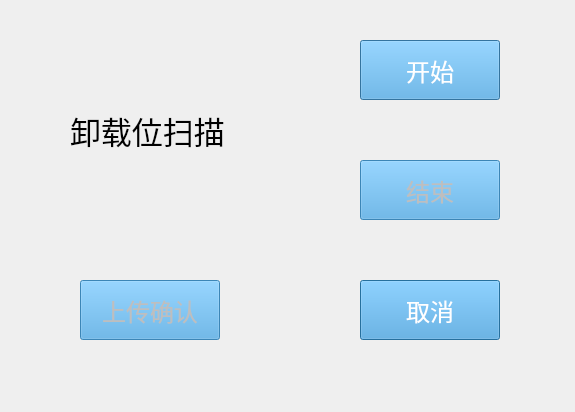
<?xml version="1.0" encoding="UTF-8"?>
<ui version="4.0">
 <class>Dialog_unload_place_scan</class>
 <widget class="QDialog" name="Dialog_unload_place_scan">
  <property name="geometry">
   <rect>
    <x>0</x>
    <y>0</y>
    <width>575</width>
    <height>412</height>
   </rect>
  </property>
  <property name="windowTitle">
   <string>Dialog</string>
  </property>
  <widget class="QPushButton" name="pushButton_cancel">
   <property name="geometry">
    <rect>
     <x>360</x>
     <y>280</y>
     <width>140</width>
     <height>60</height>
    </rect>
   </property>
   <property name="palette">
    <palette>
     <active>
      <colorrole role="Button">
       <brush brushstyle="SolidPattern">
        <color alpha="255">
         <red>73</red>
         <green>163</green>
         <blue>223</blue>
        </color>
       </brush>
      </colorrole>
      <colorrole role="ButtonText">
       <brush brushstyle="SolidPattern">
        <color alpha="255">
         <red>255</red>
         <green>255</green>
         <blue>255</blue>
        </color>
       </brush>
      </colorrole>
      <colorrole role="Base">
       <brush brushstyle="SolidPattern">
        <color alpha="255">
         <red>73</red>
         <green>163</green>
         <blue>223</blue>
        </color>
       </brush>
      </colorrole>
      <colorrole role="Window">
       <brush brushstyle="SolidPattern">
        <color alpha="255">
         <red>73</red>
         <green>163</green>
         <blue>223</blue>
        </color>
       </brush>
      </colorrole>
     </active>
     <inactive>
      <colorrole role="Button">
       <brush brushstyle="SolidPattern">
        <color alpha="255">
         <red>73</red>
         <green>163</green>
         <blue>223</blue>
        </color>
       </brush>
      </colorrole>
      <colorrole role="ButtonText">
       <brush brushstyle="SolidPattern">
        <color alpha="255">
         <red>255</red>
         <green>255</green>
         <blue>255</blue>
        </color>
       </brush>
      </colorrole>
      <colorrole role="Base">
       <brush brushstyle="SolidPattern">
        <color alpha="255">
         <red>73</red>
         <green>163</green>
         <blue>223</blue>
        </color>
       </brush>
      </colorrole>
      <colorrole role="Window">
       <brush brushstyle="SolidPattern">
        <color alpha="255">
         <red>73</red>
         <green>163</green>
         <blue>223</blue>
        </color>
       </brush>
      </colorrole>
     </inactive>
     <disabled>
      <colorrole role="Button">
       <brush brushstyle="SolidPattern">
        <color alpha="255">
         <red>73</red>
         <green>163</green>
         <blue>223</blue>
        </color>
       </brush>
      </colorrole>
      <colorrole role="ButtonText">
       <brush brushstyle="SolidPattern">
        <color alpha="255">
         <red>190</red>
         <green>190</green>
         <blue>190</blue>
        </color>
       </brush>
      </colorrole>
      <colorrole role="Base">
       <brush brushstyle="SolidPattern">
        <color alpha="255">
         <red>73</red>
         <green>163</green>
         <blue>223</blue>
        </color>
       </brush>
      </colorrole>
      <colorrole role="Window">
       <brush brushstyle="SolidPattern">
        <color alpha="255">
         <red>73</red>
         <green>163</green>
         <blue>223</blue>
        </color>
       </brush>
      </colorrole>
     </disabled>
    </palette>
   </property>
   <property name="font">
    <font>
     <pointsize>18</pointsize>
    </font>
   </property>
   <property name="styleSheet">
    <string notr="true">background-color: rgb(73, 163, 223);</string>
   </property>
   <property name="text">
    <string>取消</string>
   </property>
  </widget>
  <widget class="QPushButton" name="pushButton_confirm">
   <property name="enabled">
    <bool>false</bool>
   </property>
   <property name="geometry">
    <rect>
     <x>80</x>
     <y>280</y>
     <width>140</width>
     <height>60</height>
    </rect>
   </property>
   <property name="palette">
    <palette>
     <active>
      <colorrole role="Button">
       <brush brushstyle="SolidPattern">
        <color alpha="255">
         <red>73</red>
         <green>163</green>
         <blue>223</blue>
        </color>
       </brush>
      </colorrole>
      <colorrole role="ButtonText">
       <brush brushstyle="SolidPattern">
        <color alpha="255">
         <red>255</red>
         <green>255</green>
         <blue>255</blue>
        </color>
       </brush>
      </colorrole>
      <colorrole role="Base">
       <brush brushstyle="SolidPattern">
        <color alpha="255">
         <red>73</red>
         <green>163</green>
         <blue>223</blue>
        </color>
       </brush>
      </colorrole>
      <colorrole role="Window">
       <brush brushstyle="SolidPattern">
        <color alpha="255">
         <red>73</red>
         <green>163</green>
         <blue>223</blue>
        </color>
       </brush>
      </colorrole>
     </active>
     <inactive>
      <colorrole role="Button">
       <brush brushstyle="SolidPattern">
        <color alpha="255">
         <red>73</red>
         <green>163</green>
         <blue>223</blue>
        </color>
       </brush>
      </colorrole>
      <colorrole role="ButtonText">
       <brush brushstyle="SolidPattern">
        <color alpha="255">
         <red>255</red>
         <green>255</green>
         <blue>255</blue>
        </color>
       </brush>
      </colorrole>
      <colorrole role="Base">
       <brush brushstyle="SolidPattern">
        <color alpha="255">
         <red>73</red>
         <green>163</green>
         <blue>223</blue>
        </color>
       </brush>
      </colorrole>
      <colorrole role="Window">
       <brush brushstyle="SolidPattern">
        <color alpha="255">
         <red>73</red>
         <green>163</green>
         <blue>223</blue>
        </color>
       </brush>
      </colorrole>
     </inactive>
     <disabled>
      <colorrole role="Button">
       <brush brushstyle="SolidPattern">
        <color alpha="255">
         <red>73</red>
         <green>163</green>
         <blue>223</blue>
        </color>
       </brush>
      </colorrole>
      <colorrole role="ButtonText">
       <brush brushstyle="SolidPattern">
        <color alpha="255">
         <red>190</red>
         <green>190</green>
         <blue>190</blue>
        </color>
       </brush>
      </colorrole>
      <colorrole role="Base">
       <brush brushstyle="SolidPattern">
        <color alpha="255">
         <red>73</red>
         <green>163</green>
         <blue>223</blue>
        </color>
       </brush>
      </colorrole>
      <colorrole role="Window">
       <brush brushstyle="SolidPattern">
        <color alpha="255">
         <red>73</red>
         <green>163</green>
         <blue>223</blue>
        </color>
       </brush>
      </colorrole>
     </disabled>
    </palette>
   </property>
   <property name="font">
    <font>
     <pointsize>18</pointsize>
    </font>
   </property>
   <property name="styleSheet">
    <string notr="true">background-color: rgb(73, 163, 223);</string>
   </property>
   <property name="text">
    <string>上传确认</string>
   </property>
  </widget>
  <widget class="QLabel" name="label">
   <property name="geometry">
    <rect>
     <x>70</x>
     <y>100</y>
     <width>171</width>
     <height>61</height>
    </rect>
   </property>
   <property name="font">
    <font>
     <pointsize>23</pointsize>
    </font>
   </property>
   <property name="text">
    <string>卸载位扫描</string>
   </property>
  </widget>
  <widget class="QPushButton" name="pushButton_start">
   <property name="geometry">
    <rect>
     <x>360</x>
     <y>40</y>
     <width>140</width>
     <height>60</height>
    </rect>
   </property>
   <property name="palette">
    <palette>
     <active>
      <colorrole role="Button">
       <brush brushstyle="SolidPattern">
        <color alpha="255">
         <red>73</red>
         <green>163</green>
         <blue>223</blue>
        </color>
       </brush>
      </colorrole>
      <colorrole role="ButtonText">
       <brush brushstyle="SolidPattern">
        <color alpha="255">
         <red>255</red>
         <green>255</green>
         <blue>255</blue>
        </color>
       </brush>
      </colorrole>
      <colorrole role="Base">
       <brush brushstyle="SolidPattern">
        <color alpha="255">
         <red>73</red>
         <green>163</green>
         <blue>223</blue>
        </color>
       </brush>
      </colorrole>
      <colorrole role="Window">
       <brush brushstyle="SolidPattern">
        <color alpha="255">
         <red>73</red>
         <green>163</green>
         <blue>223</blue>
        </color>
       </brush>
      </colorrole>
     </active>
     <inactive>
      <colorrole role="Button">
       <brush brushstyle="SolidPattern">
        <color alpha="255">
         <red>73</red>
         <green>163</green>
         <blue>223</blue>
        </color>
       </brush>
      </colorrole>
      <colorrole role="ButtonText">
       <brush brushstyle="SolidPattern">
        <color alpha="255">
         <red>255</red>
         <green>255</green>
         <blue>255</blue>
        </color>
       </brush>
      </colorrole>
      <colorrole role="Base">
       <brush brushstyle="SolidPattern">
        <color alpha="255">
         <red>73</red>
         <green>163</green>
         <blue>223</blue>
        </color>
       </brush>
      </colorrole>
      <colorrole role="Window">
       <brush brushstyle="SolidPattern">
        <color alpha="255">
         <red>73</red>
         <green>163</green>
         <blue>223</blue>
        </color>
       </brush>
      </colorrole>
     </inactive>
     <disabled>
      <colorrole role="Button">
       <brush brushstyle="SolidPattern">
        <color alpha="255">
         <red>73</red>
         <green>163</green>
         <blue>223</blue>
        </color>
       </brush>
      </colorrole>
      <colorrole role="ButtonText">
       <brush brushstyle="SolidPattern">
        <color alpha="255">
         <red>190</red>
         <green>190</green>
         <blue>190</blue>
        </color>
       </brush>
      </colorrole>
      <colorrole role="Base">
       <brush brushstyle="SolidPattern">
        <color alpha="255">
         <red>73</red>
         <green>163</green>
         <blue>223</blue>
        </color>
       </brush>
      </colorrole>
      <colorrole role="Window">
       <brush brushstyle="SolidPattern">
        <color alpha="255">
         <red>73</red>
         <green>163</green>
         <blue>223</blue>
        </color>
       </brush>
      </colorrole>
     </disabled>
    </palette>
   </property>
   <property name="font">
    <font>
     <pointsize>18</pointsize>
    </font>
   </property>
   <property name="styleSheet">
    <string notr="true">background-color: rgb(73, 163, 223);</string>
   </property>
   <property name="text">
    <string>开始</string>
   </property>
  </widget>
  <widget class="QPushButton" name="pushButton_end">
   <property name="enabled">
    <bool>false</bool>
   </property>
   <property name="geometry">
    <rect>
     <x>360</x>
     <y>160</y>
     <width>140</width>
     <height>60</height>
    </rect>
   </property>
   <property name="palette">
    <palette>
     <active>
      <colorrole role="Button">
       <brush brushstyle="SolidPattern">
        <color alpha="255">
         <red>73</red>
         <green>163</green>
         <blue>223</blue>
        </color>
       </brush>
      </colorrole>
      <colorrole role="ButtonText">
       <brush brushstyle="SolidPattern">
        <color alpha="255">
         <red>255</red>
         <green>255</green>
         <blue>255</blue>
        </color>
       </brush>
      </colorrole>
      <colorrole role="Base">
       <brush brushstyle="SolidPattern">
        <color alpha="255">
         <red>73</red>
         <green>163</green>
         <blue>223</blue>
        </color>
       </brush>
      </colorrole>
      <colorrole role="Window">
       <brush brushstyle="SolidPattern">
        <color alpha="255">
         <red>73</red>
         <green>163</green>
         <blue>223</blue>
        </color>
       </brush>
      </colorrole>
     </active>
     <inactive>
      <colorrole role="Button">
       <brush brushstyle="SolidPattern">
        <color alpha="255">
         <red>73</red>
         <green>163</green>
         <blue>223</blue>
        </color>
       </brush>
      </colorrole>
      <colorrole role="ButtonText">
       <brush brushstyle="SolidPattern">
        <color alpha="255">
         <red>255</red>
         <green>255</green>
         <blue>255</blue>
        </color>
       </brush>
      </colorrole>
      <colorrole role="Base">
       <brush brushstyle="SolidPattern">
        <color alpha="255">
         <red>73</red>
         <green>163</green>
         <blue>223</blue>
        </color>
       </brush>
      </colorrole>
      <colorrole role="Window">
       <brush brushstyle="SolidPattern">
        <color alpha="255">
         <red>73</red>
         <green>163</green>
         <blue>223</blue>
        </color>
       </brush>
      </colorrole>
     </inactive>
     <disabled>
      <colorrole role="Button">
       <brush brushstyle="SolidPattern">
        <color alpha="255">
         <red>73</red>
         <green>163</green>
         <blue>223</blue>
        </color>
       </brush>
      </colorrole>
      <colorrole role="ButtonText">
       <brush brushstyle="SolidPattern">
        <color alpha="255">
         <red>190</red>
         <green>190</green>
         <blue>190</blue>
        </color>
       </brush>
      </colorrole>
      <colorrole role="Base">
       <brush brushstyle="SolidPattern">
        <color alpha="255">
         <red>73</red>
         <green>163</green>
         <blue>223</blue>
        </color>
       </brush>
      </colorrole>
      <colorrole role="Window">
       <brush brushstyle="SolidPattern">
        <color alpha="255">
         <red>73</red>
         <green>163</green>
         <blue>223</blue>
        </color>
       </brush>
      </colorrole>
     </disabled>
    </palette>
   </property>
   <property name="font">
    <font>
     <pointsize>18</pointsize>
    </font>
   </property>
   <property name="styleSheet">
    <string notr="true">background-color: rgb(73, 163, 223);</string>
   </property>
   <property name="text">
    <string>结束</string>
   </property>
  </widget>
 </widget>
 <resources/>
 <connections/>
</ui>
